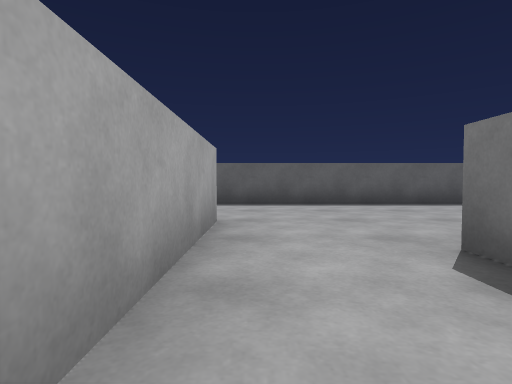
View 1 (above)

22 first-person views from a walk through a Unity game level. The camera is 0.55 m above the floor, tilts 2° down and sees 80° across. The floor is counted in squares, 1 m on a side. Each view is taken from the middle of a square. On the plan, view 1 faces up. The plan holds only what a view shows up to about 9 squares ahead; the rest is blank.

View 2
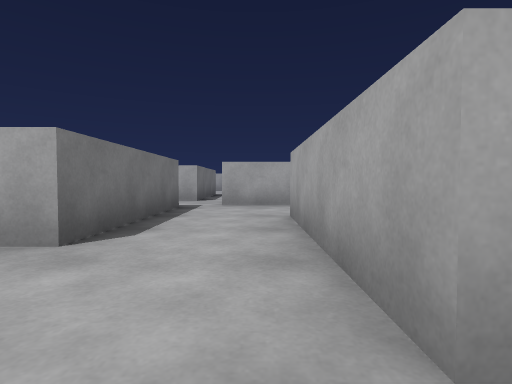

View 3
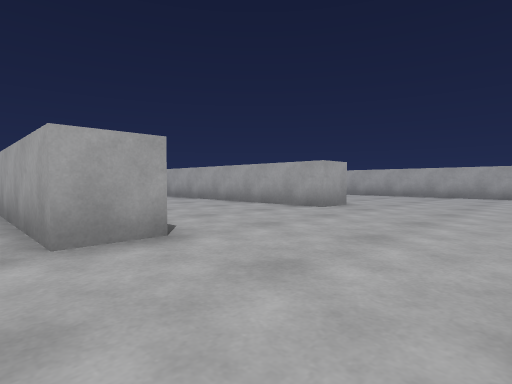

View 4
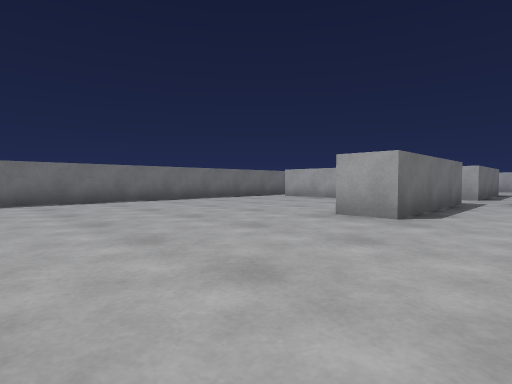

View 5
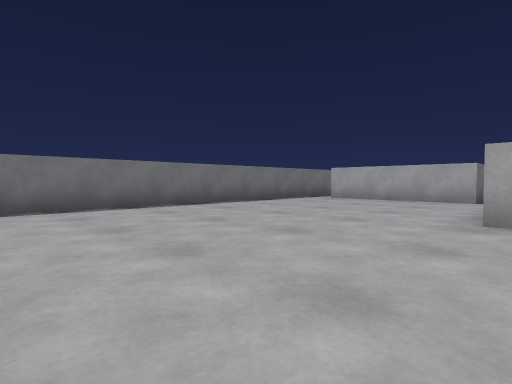

View 6
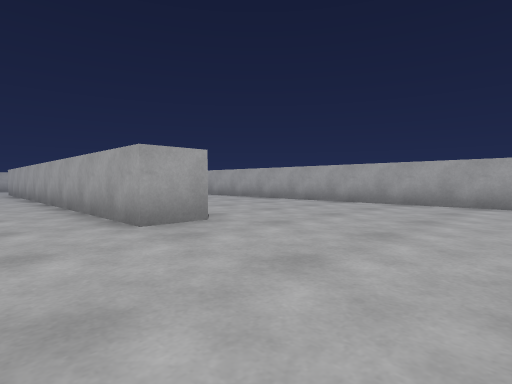

View 7
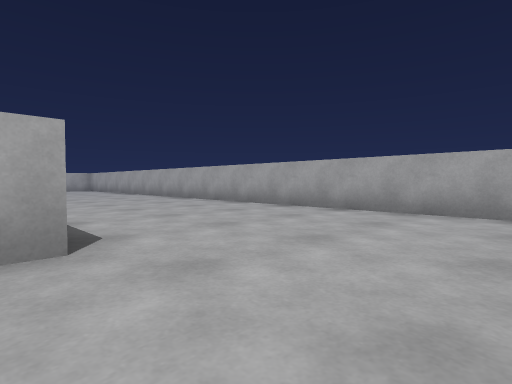

View 8
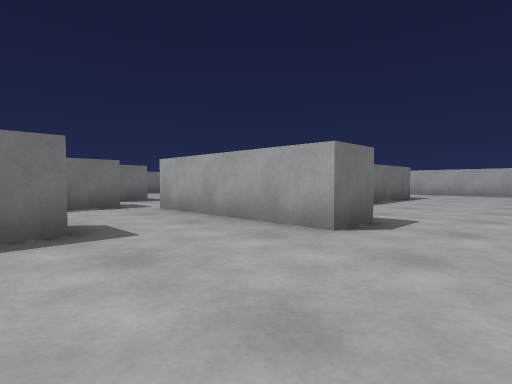

View 9
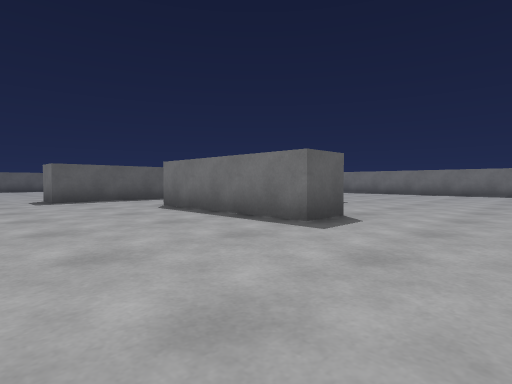

View 10
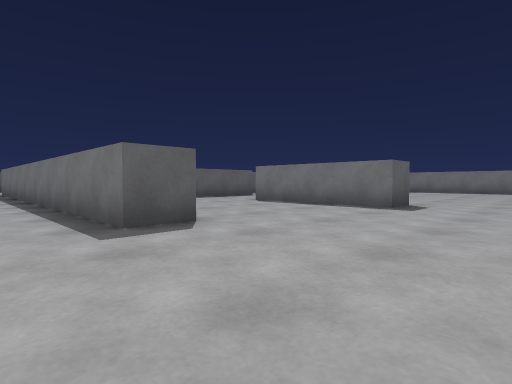

View 11
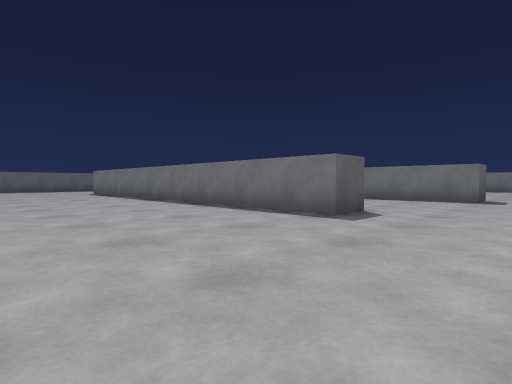

View 12
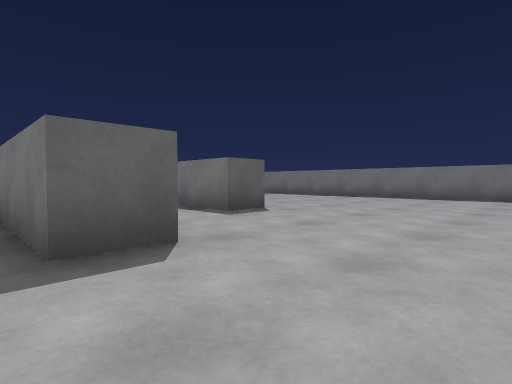

View 13
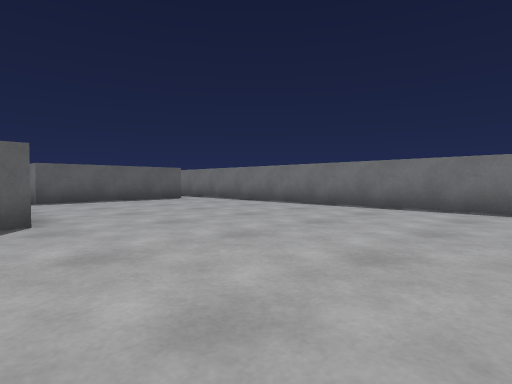

View 14
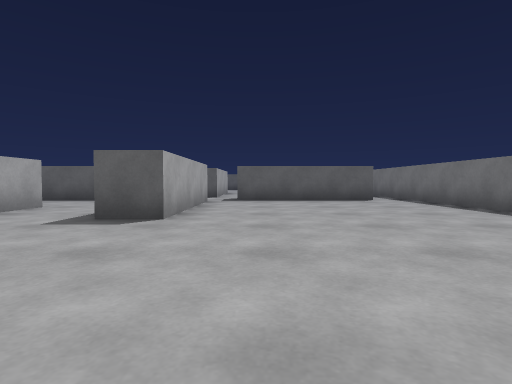

View 15
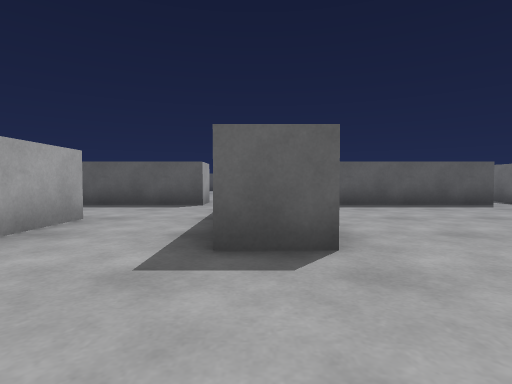

View 16
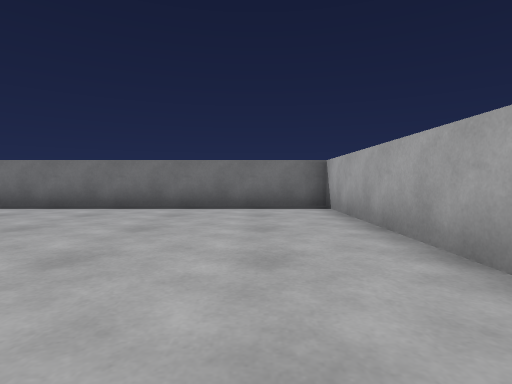

View 17
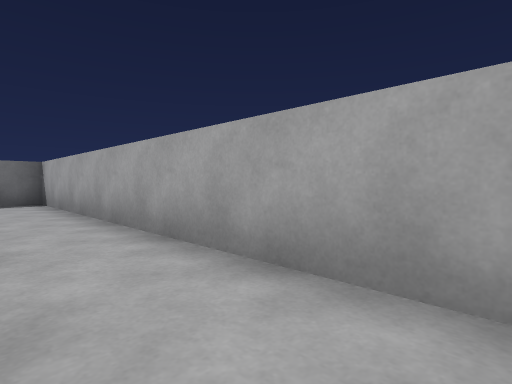

View 18
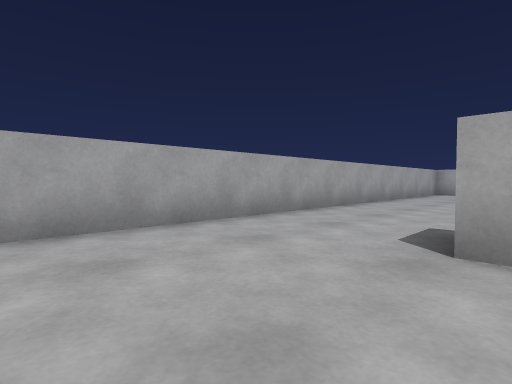

View 19
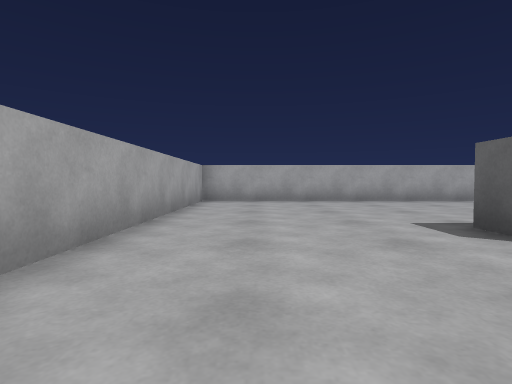

View 20
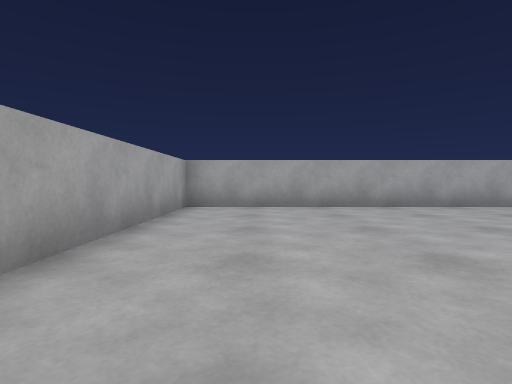

View 21
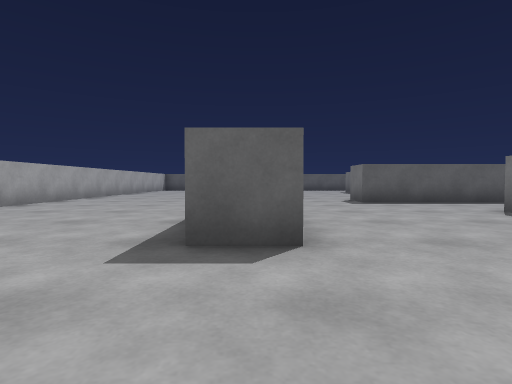

View 22
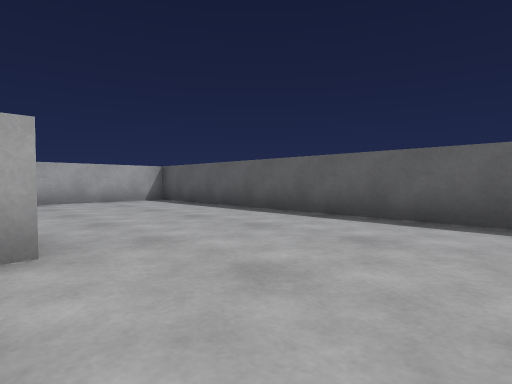

### Floor plan
Points are (right, up) in squares from view 1. A wall is a line through its corners. A room is listed if a view was taken in it or the views show most of it. See-through windows are left out.
Room 1 (view 1)
walls: (1.7, -1.6) (1.7, 2.4); (-1.5, -2) (0.8, -2); (-0.5, 2.5) (-0.5, 0.3)
ways out: opening at (-1, -0.5) to room 2; opening at (0.5, 1.5) to room 2
Room 2 (views 2, 3, 4, 5, 6, 7, 8, 9, 10, 11, 12, 13, 14, 15, 16, 17, 18, 19, 20, 21, 22)
walls: (-1.5, 0.1) (-1.5, 0.8); (-1.4, -3) (-3.2, -3) (-3.2, -2) (-1.5, -2); (1.7, 2.4) (2.8, 2.4); (-1.6, 4.2) (-0.5, 4.2) (-0.5, 2.5); (2.7, -3.5) (2.7, -7.6) (1.7, -7.6); (3.4, -2) (5.7, -2); (-6.6, 3.4) (-5.6, 3.4) (-5.6, -4.2); (-5.5, -8.4) (-6.6, -8.4) (-6.6, -0.6); (-0.5, -9.1) (-0.5, -9.5) (-1.5, -9.5) (-1.5, -5.5); (-3.4, 7.5) (-11.2, 7.5); (7.5, -3) (3.4, -3); (8.5, 0.8) (8.5, 6.5); (5.1, 7.5) (-1, 7.5); (-11.5, 7.2) (-11.5, -12.5) (8.5, -12.5) (8.5, -1.6)
ways out: opening at (-1, -0.5) to room 1; opening at (0.5, 1.5) to room 1; opening at (-1, -4.5) to room 3; opening at (0.5, -6.5) to room 3; opening at (3, -2.5) to room 4
Room 3 (no view inside)
walls: (-0.5, -5.5) (-0.5, -7); (1.7, -4.1) (1.7, -3.6); (0.8, -3) (-1.4, -3); (1.7, -7.6) (1.7, -5.7)
ways out: opening at (-1, -4.5) to room 2; opening at (0.5, -6.5) to room 2
Room 4 (no view inside)
walls: (0.8, -2) (0.8, -3); (1.7, -3.6) (2.2, -3.6); (3.4, -3) (3.4, -2)
ways out: opening at (3, -2.5) to room 2

Where each view was taken, in squares from view 1:
view 1: 0 up, 0 right, facing up
view 2: 5 up, 0 right, facing down
view 3: 7 up, 0 right, facing down-left
view 4: 7 up, 0 right, facing down-right
view 5: 7 up, 2 right, facing down-right
view 6: 7 up, 4 left, facing down-left
view 7: 6 up, 6 left, facing down-left
view 8: 1 up, 5 left, facing down-right
view 9: 12 down, 5 left, facing up-right
view 10: 12 down, 8 left, facing up-right
view 11: 11 down, 11 left, facing up-right
view 12: 12 down, 2 left, facing up-right
view 13: 12 down, 2 right, facing up-right
view 14: 12 down, 4 right, facing up
view 15: 10 down, 2 right, facing up
view 16: 11 down, 2 right, facing right
view 17: 11 down, 0 right, facing down-right
view 18: 9 down, 2 right, facing down-left
view 19: 11 down, 3 left, facing left
view 20: 11 down, 5 left, facing left
view 21: 11 down, 6 left, facing up
view 22: 3 up, 3 left, facing up-left
